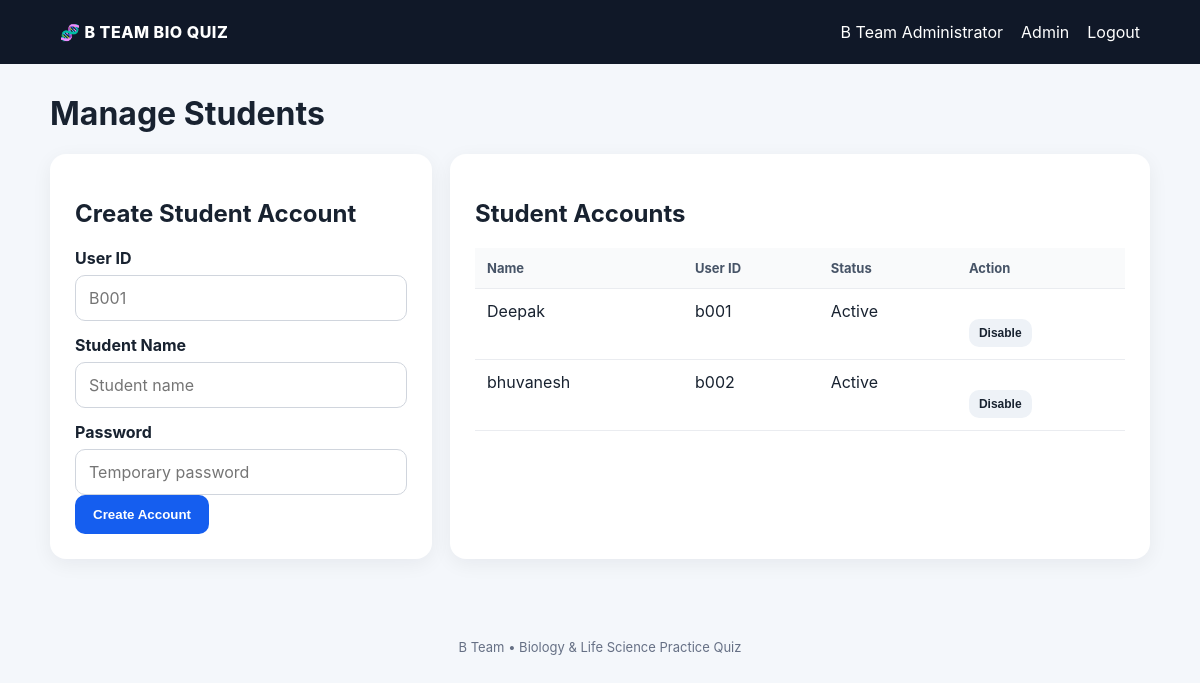
Page /admin/users (signed in) on the committed database.
### tables this page shows
CREATE TABLE users (
        id INTEGER PRIMARY KEY AUTOINCREMENT, user_id TEXT UNIQUE NOT NULL,
        name TEXT NOT NULL, password_hash TEXT NOT NULL,
        role TEXT NOT NULL DEFAULT 'student', active INTEGER NOT NULL DEFAULT 1,
        created_at TEXT NOT NULL DEFAULT CURRENT_TIMESTAMP
    );

### app.py (the view, shortened to what this page needs)
@app.route("/admin/users",methods=["GET","POST"])
@admin_required
def admin_users():
    conn=get_db()
    users=conn.execute("SELECT id,user_id,name,active,created_at FROM users WHERE role='student' ORDER BY name").fetchall()
    conn.close(); return render_template("admin_users.html",users=users)

### app.py (called while the page is built)
def get_db():
    conn = sqlite3.connect(DB_PATH)
    conn.row_factory = sqlite3.Row
    conn.execute("PRAGMA foreign_keys = ON")
    return conn

def admin_required(f):
    @wraps(f)
    def w(*a,**kw):
        if "user_pk" not in session: return redirect(url_for("login"))
        if session.get("role")!="admin":
            flash("Administrator access required.","error"); return redirect(url_for("dashboard"))
        return f(*a,**kw)
    return w

### templates/admin_users.html (shortened to what this page needs)
{% extends "base.html" %}
{% block content %}
<h1>Manage Students</h1>
<div class="grid-2">
<div class="card">
<h2>Create Student Account</h2>
<form method="post">
<label>User ID</label><input name="user_id" required placeholder="B001">
<label>Student Name</label><input name="name" required placeholder="Student name">
<label>Password</label><input type="password" name="password" required placeholder="Temporary password">
<button class="btn primary" type="submit">Create Account</button>
</form>
</div>
<div class="card">
<h2>Student Accounts</h2>
<div class="table-wrap"><table>
<thead><tr><th>Name</th><th>User ID</th><th>Status</th><th>Action</th></tr></thead>
<tbody>
{% for u in users %}
<tr>
<td>{{ u['name'] }}</td><td>{{ u['user_id'] }}</td>
<td>{{ 'Active' if u['active'] else 'Disabled' }}</td>
<td><form method="post" action="{{ url_for('toggle_user', user_pk=u['id']) }}"><button class="btn small" type="submit">{{ 'Disable' if u['active'] else 'Enable' }}</button></form></td>
</tr>
{% endfor %}
</tbody></table></div>
</div>
</div>
{% endblock %}

### static/style.css (style rules this page uses)
* { box-sizing:border-box }
body { margin:0;font-family:Inter,Arial,sans-serif;background:#f4f7fb;color:#182230 }
.card { background:#fff;border-radius:16px;padding:25px;margin-bottom:20px;box-shadow:0 5px 20px rgba(16,24,40,.06) }
.muted,.small { color:#667085 }
.small { font-size:13px;margin-top:18px }
label { display:block;font-weight:700;margin:14px 0 7px }
input,textarea,select { width:100%;padding:12px 13px;border:1px solid #d0d5dd;border-radius:10px;font:inherit;background:#fff }
.btn { display:inline-block;border:0;border-radius:10px;background:#eef2f7;color:#182230;padding:12px 18px;font-weight:800;text-decoration:none;cursor:pointer }
.btn.primary { background:#155eef;color:#fff }
.btn.small { padding:7px 10px;font-size:12px }
.table-wrap { overflow:auto }
table { width:100%;border-collapse:collapse;min-width:650px }
th,td { text-align:left;padding:12px;border-bottom:1px solid #eaecf0;vertical-align:top }
th { font-size:13px;color:#475467;background:#f9fafb }
.grid-2 { display:grid;grid-template-columns:1fr 1fr;gap:18px }

### rows in the picture
users: name "Deepak", user_id "b001", active "Active", active "Disable"
users: name "bhuvanesh", user_id "b002", active "Active", active "Disable"

### other values in the picture
{{ session.get('name') }} "B Team Administrator"
